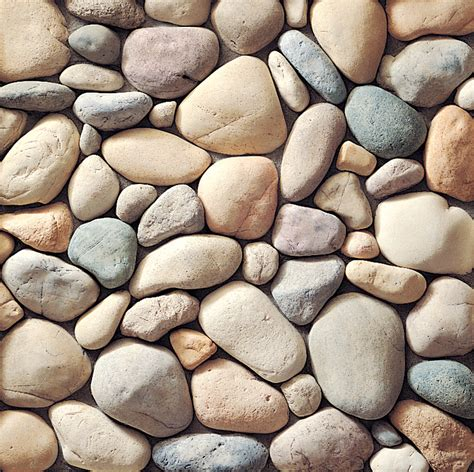
#> input picture Data set/Marble/Marble13.png, 474 x 472 px, found by its file name
$ jupyter execute unit_1_morphological_operations.ipynb
#> lines starting #> are read from the running program, lines starting #| are printed output that depends on the picture; after the words box and inside, x2 and y2 are one past the last pixel; in counts of white or black regions, pixels touching at a corner belong together
[cell 1]
import cv2
import matplotlib.pyplot as plt
import numpy as np

[cell 2]
img = cv2.imread("C:/Users/hrida/OneDrive/Desktop/Computer vision/Data set/Marble/Marble13.png", 0)
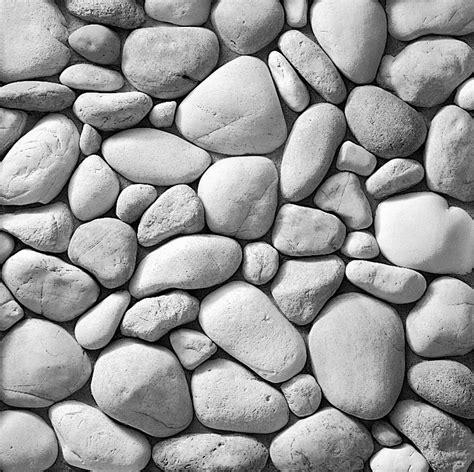
#> img: shape (472, 474); min 0, max 254, mean 153.3
ret,th = cv2.threshold(img,0,255,cv2.THRESH_BINARY+cv2.THRESH_OTSU)
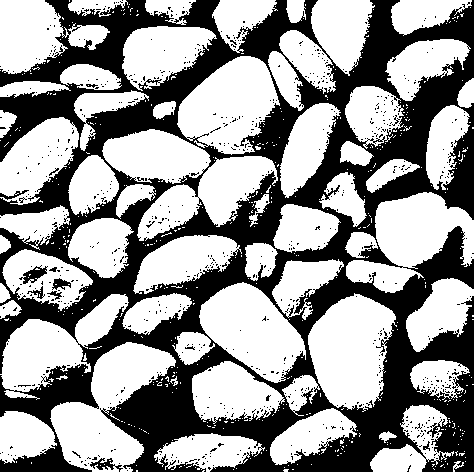
#> th: shape (472, 474); 59.6% white; 774 black regions (761 under 20 px), largest, box (x1, y1, x2, y2) and area: (0, 0, 474, 472) 87685, (19, 265, 48, 284) 233, (90, 458, 123, 472) 178
#> ret = 142

[cell 3]
cv2.imshow("Original Image", img)
cv2.waitKey(0)
cv2.destroyAllWindows()

[cell 4]
cv2.imshow("Threshold Image", th)
cv2.waitKey(0)
cv2.destroyAllWindows()

[cell 5]
kernel = np.ones((3,3),np.uint8)   # 3x3 kernel with all ones.

[cell 6]
erosion = cv2.erode(th,kernel,iterations = 1)  #Erodes pixels based on the kernel defined
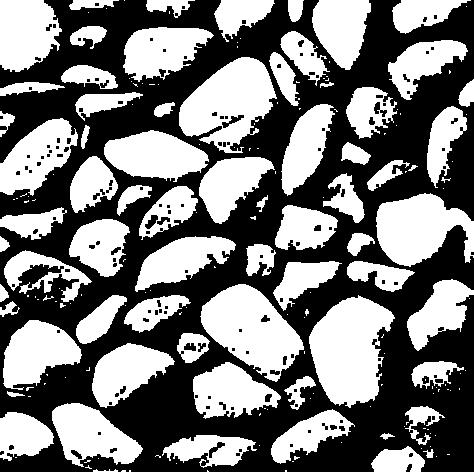
#> erosion: shape (472, 474); 47.8% white; 191 white regions (120 under 20 px), largest, box (x1, y1, x2, y2) and area: (309, 295, 395, 408) 6399, (200, 284, 304, 382) 5686, (179, 57, 277, 153) 5578
dilation = cv2.dilate(erosion,kernel,iterations = 2)  #Apply dilation after erosion to see the effect.
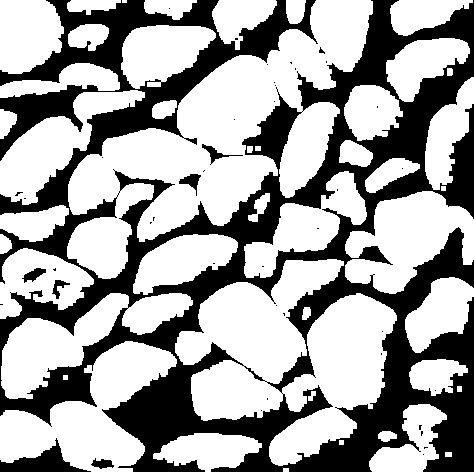
#> dilation: shape (472, 474); 63.7% white; 43 black regions (35 under 20 px), largest, box (x1, y1, x2, y2) and area: (0, 0, 474, 472) 79097, (0, 438, 91, 472) 1178, (179, 174, 201, 196) 196

[cell 7]
cv2.imshow("Eroded Image", erosion)
cv2.waitKey(0)
cv2.destroyAllWindows()

[cell 8]
cv2.imshow("dilated Image", dilation)
cv2.waitKey(0)
cv2.destroyAllWindows()

[cell 9]
#Erosion followed by dilation can be a single operation called opening
opening = cv2.morphologyEx(th, cv2.MORPH_OPEN, kernel)  # Compare this image with the previous one
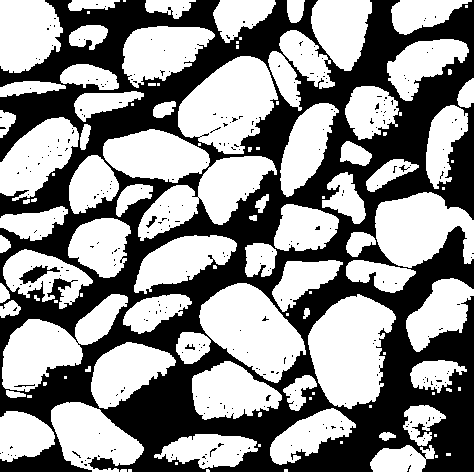
#> opening: shape (472, 474); 56.3% white; 307 black regions (301 under 20 px), largest, box (x1, y1, x2, y2) and area: (0, 0, 474, 472) 96593, (19, 265, 60, 284) 307, (146, 216, 157, 228) 47, (185, 344, 195, 350) 30, (14, 384, 35, 387) 27, (399, 165, 410, 172) 23
#Closing is opposit, dilation followed by erosion.
closing = cv2.morphologyEx(th, cv2.MORPH_CLOSE, kernel)
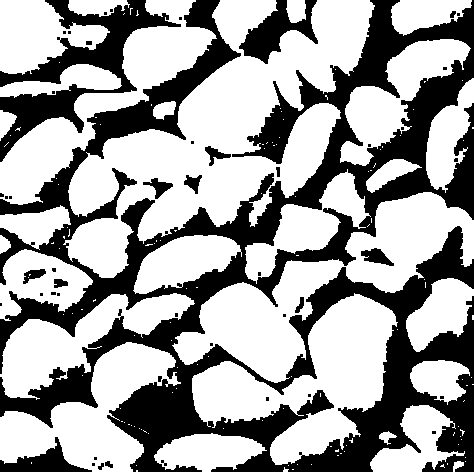
#> closing: shape (472, 474); 63.2% white; 48 black regions (31 under 20 px), largest, box (x1, y1, x2, y2) and area: (0, 0, 474, 472) 69595, (0, 0, 181, 162) 7698, (239, 0, 318, 64) 2057

[cell 10]
cv2.imshow("Opening Image", opening)
cv2.waitKey(0)
cv2.destroyAllWindows()

[cell 11]
cv2.imshow("closing Image", closing)
cv2.waitKey(0)
cv2.destroyAllWindows()

[cell 12]
#Morphological gradient. This is the difference between dilation and erosion of an image
gradient = cv2.morphologyEx(th, cv2.MORPH_GRADIENT, kernel)
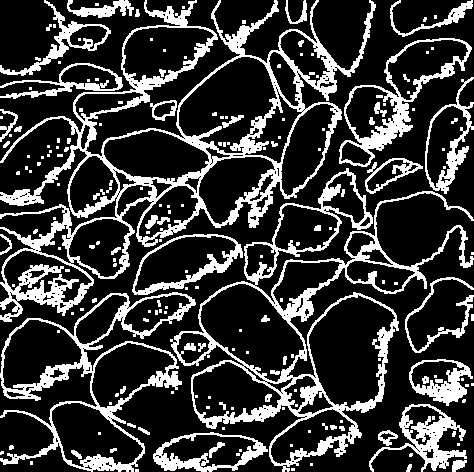
#> gradient: shape (472, 474); 22.7% white; 196 white regions (129 under 20 px), largest, box (x1, y1, x2, y2) and area: (0, 0, 376, 322) 16673, (170, 168, 474, 472) 10609, (0, 292, 196, 472) 5342
#It is the difference between input image and Opening of the image.
tophat = cv2.morphologyEx(th, cv2.MORPH_TOPHAT, kernel)
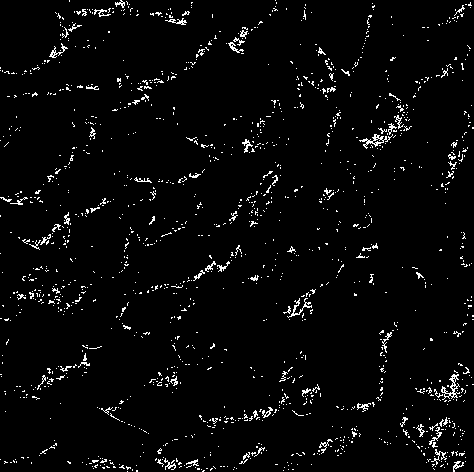
#> tophat: shape (472, 474); 3.3% white in thin lines or dots
#It is the difference between the closing of the input image and input image.
blackhat = cv2.morphologyEx(img, cv2.MORPH_BLACKHAT, kernel)
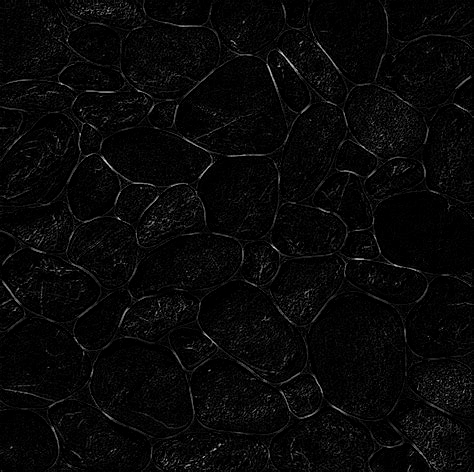
#> blackhat: shape (472, 474); min 0, max 221, mean 8
